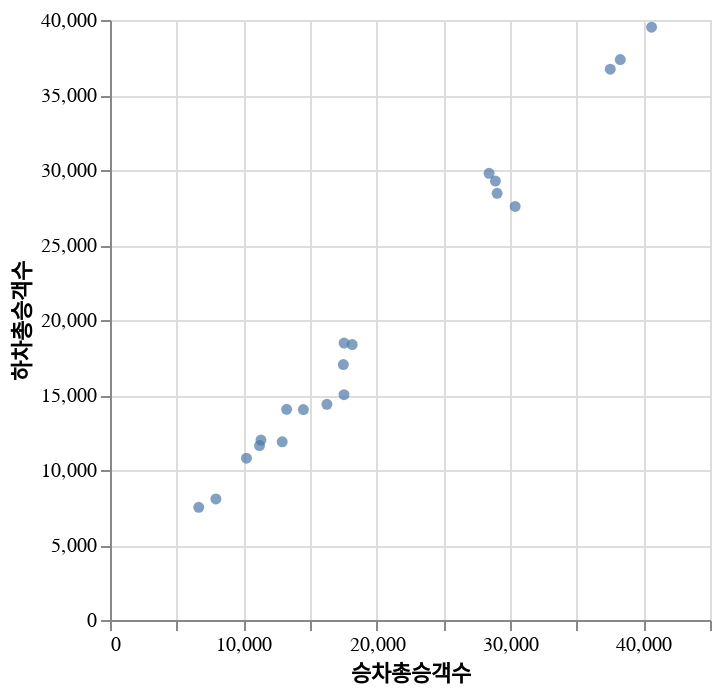

The code cell stored with this chart in its notebook:
### Code cell
#@title Draw a scatterplot with another specific color scheme.
scatterplot_3 = alt.Chart(filtered_df).mark_circle().encode(
    x="승차총승객수:Q",
    y="하차총승객수:Q",
    # color=alt.Color(..., scale=alt.Scale(
    #
    # )),
)

scatterplot_3.display()

### Figure 1 — Vega-Lite specification as saved in the notebook (floating-point values rounded to 4 significant figures)
{"config": {"view": {"continuousWidth": 300, "continuousHeight": 300}}, "data": {"name": "data-e1f2f8745d030274f64781cdb19f1d11"}, "mark": {"type": "circle"}, "encoding": {"x": {"field": "승차총승객수", "type": "quantitative"}, "y": {"field": "하차총승객수", "type": "quantitative"}}, "$schema": "https://vega.github.io/schema/vega-lite/v5.20.1.json", "datasets": {"data-e1f2f8745d030274f64781cdb19f1d11": [{"사용일자": 20241201, "노선명": "1호선", "역명": "종각", "승차총승객수": 16268, "하차총승객수": 14378, "등록일자": 20241204}, {"사용일자": 20241201, "노선명": "1호선", "역명": "시청", "승차총승객수": 12916, "하차총승객수": 11878, "등록일자": 20241204}, {"사용일자": 20241201, "노선명": "1호선", "역명": "서울역", "승차총승객수": 40617, "하차총승객수": 39523, "등록일자": 20241204}, {"사용일자": 20241201, "노선명": "2호선", "역명": "역삼", "승차총승객수": 13249, "하차총승객수": 14046, "등록일자": 20241204}, {"사용일자": 20241201, "노선명": "2호선", "역명": "선릉", "승차총승객수": 17550, "하차총승객수": 15021, "등록일자": 20241204}, {"사용일자": 20241201, "노선명": "2호선", "역명": "삼성(무역센터)", "승차총승객수": 30386, "하차총승객수": 27571, "등록일자": 20241204}, {"사용일자": 20241201, "노선명": "2호선", "역명": "종합운동장", "승차총승객수": 6654, "하차총승객수": 7510, "등록일자": 20241204}, {"사용일자": 20241201, "노선명": "2호선", "역명": "방배", "승차총승객수": 7941, "하차총승객수": 8070, "등록일자": 20241204}, {"사용일자": 20241201, "노선명": "2호선", "역명": "사당", "승차총승객수": 28429, "하차총승객수": 29778, "등록일자": 20241204}, {"사용일자": 20241201, "노선명": "2호선", "역명": "낙성대(강감찬)", "승차총승객수": 17558, "하차총승객수": 18461, "등록일자": 20241204}, {"사용일자": 20241201, "노선명": "2호선", "역명": "서울대입구(관악구청)", "승차총승객수": 28907, "하차총승객수": 29261, "등록일자": 20241204}, {"사용일자": 20241201, "노선명": "2호선", "역명": "봉천", "승차총승객수": 14502, "하차총승객수": 14031, "등록일자": 20241204}, {"사용일자": 20241201, "노선명": "2호선", "역명": "신림", "승차총승객수": 38271, "하차총승객수": 37360, "등록일자": 20241204}, {"사용일자": 20241201, "노선명": "2호선", "역명": "신대방", "승차총승객수": 17501, "하차총승객수": 17029, "등록일자": 20241204}, {"사용일자": 20241201, "노선명": "2호선", "역명": "구로디지털단지", "승차총승객수": 29034, "하차총승객수": 28449, "등록일자": 20241204}, {"사용일자": 20241201, "노선명": "2호선", "역명": "대림(구로구청)", "승차총승객수": 18166, "하차총승객수": 18365, "등록일자": 20241204}, {"사용일자": 20241201, "노선명": "2호선", "역명": "신도림", "승차총승객수": 37521, "하차총승객수": 36718, "등록일자": 20241204}, {"사용일자": 20241201, "노선명": "2호선", "역명": "문래", "승차총승객수": 11323, "하차총승객수": 11997, "등록일자": 20241204}, {"사용일자": 20241201, "노선명": "2호선", "역명": "영등포구청", "승차총승객수": 11214, "하차총승객수": 11633, "등록일자": 20241204}, {"사용일자": 20241201, "노선명": "2호선", "역명": "당산", "승차총승객수": 10235, "하차총승객수": 10784, "등록일자": 20241204}]}}
